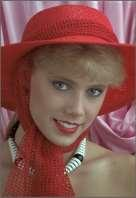
#> input picture 3/pics/image.jpg, 136 x 198 px
$ python part1cFFT.py ../3/pics/image.jpg
#> lines starting #> are read from the running program, lines starting #| are printed output that depends on the picture; long printed decimals are rounded
# PART 3 DCT
# importing PIL -- useful in reading/writing/viewing images
from PIL import Image
# importing math -- useful in tan inverse, cos(theta) etc
import math
# importing numpy -- useful in matrix operations
import numpy as np
# importing numpy -- useful in matrix operations
import matplotlib.pyplot as plt
#importing sys library
import sys
# importin g scipy
from scipy import fftpack
# function to read image at a given path
def readImage(path):
#> called with path = '../3/pics/image.jpg'
    return np.asarray(Image.open(path))
#> returned value is the input picture: shape (198, 136, 3); mean R, G, B 131.8, 83.6, 78.4

# convert np.array to Image.object
def getImage(img,mode1):
    return Image.fromarray(img, mode = mode1 )

def getArray(img):
    return np.asarray(img)

def saveImage(newimg,mode1,image_name):
	newimg=Image.fromarray(newimg,mode=mode1)
	newimg.save(image_name)

def MSE(image1 , image2):
	prod = 1
	for i in image1.shape:
		prod *= i
	temp = image1.astype(np.float64) - image2.astype(np.float64)
	temp = temp*temp
	MSE = np.sum(temp)*1.0/prod
	return MSE

def fourier(im,thereshold = 5):
#> called with thereshold = 100
	print("thereshold: "+ str(thereshold))
	im_fft = fftpack.fft2(im)
	im_fft_mag = np.abs(im_fft)
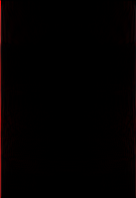
#> im_fft_mag: shape (198, 136, 3) float64; mean of channels 0, 1, 2 808.6, 154.6, 154.6; drawn with min black and max white
	count = 0

	count = np.sum(im_fft_mag<thereshold)
#> count = 51666
	im_fft[im_fft_mag<thereshold] = 0
	decompressed_image = np.abs(fftpack.ifft2(im_fft))
	decompressed_image[decompressed_image > 255] = 255
#> decompressed_image: shape (198, 136, 3) float64; mean of channels 0, 1, 2 131.8, 83.6, 78.4
	decompressed_image[decompressed_image < 0] = 0
	decompressed_image = decompressed_image.astype(np.uint8)
	saveImage(decompressed_image,"RGB","fourier_compression_"+str(thereshold)+"_"+sys.argv[1][:-4]+".jpg")

	prod = 1
	for i in im_fft.shape:
		prod = prod * i
#> after the loop, prod = 80784

	print("compression_ratio = "+str(((prod)/((prod)-count))))
#| compression_ratio = 2.774
	saveImage(20*np.log(1+im_fft_mag).astype(np.uint8) , 'RGB' , 'image.jpg')
#> call 2 of saveImage, with mode1 = 'RGB', image_name = 'image.jpg'
#> in saveImage (call 2), `newimg=Image.fromarray(newimg,mode=mode1)`:
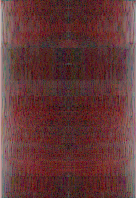
#> newimg: PIL image 136x198 RGB; mean R, G, B 99.5, 56.6, 56.6
	print("MSE: "+str(MSE(im,decompressed_image)))
#> in MSE, `MSE = np.sum(temp)*1.0/prod`: MSE = 2.23
#| MSE: 2.228

im = readImage(sys.argv[1])
fourier(im, 100)
fourier(im, 200)
#> in fourier (call 2), `decompressed_image[decompressed_image > 255] = 255`: decompressed_image: shape (198, 136, 3) float64; mean of channels 0, 1, 2 131.8, 83.6, 78.4
#| compression_ratio = 4.039
#| MSE: 8.203
fourier(im, 500)
#> in fourier (call 3), `decompressed_image[decompressed_image > 255] = 255`: decompressed_image: shape (198, 136, 3) float64; mean of channels 0, 1, 2 131.8, 83.6, 78.4
#| compression_ratio = 8.203
#| MSE: 41.916
fourier(im, 600)
#> in fourier (call 4), `decompressed_image[decompressed_image > 255] = 255`: decompressed_image: shape (198, 136, 3) float64; mean of channels 0, 1, 2 131.8, 83.6, 78.4
#| compression_ratio = 9.525
#> in MSE (call 4), `temp = image1.astype(np.float64) - image2.astype(np.float64)`:
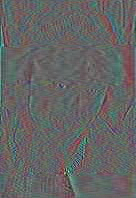
#> temp: shape (198, 136, 3) float64; mean R, G, B 0.5, 0.5, 0.5; drawn with min black and max white
#> in MSE (call 4), `MSE = np.sum(temp)*1.0/prod`: MSE = 54.42
#| MSE: 54.422
fourier(im, 700)
#> in fourier (call 5), `decompressed_image[decompressed_image > 255] = 255`: decompressed_image: shape (198, 136, 3) float64; mean of channels 0, 1, 2 131.8, 83.6, 78.4
#| compression_ratio = 11.020
#> in MSE (call 5), `temp = image1.astype(np.float64) - image2.astype(np.float64)`:
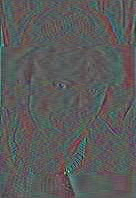
#> temp: shape (198, 136, 3) float64; mean R, G, B 0.5, 0.5, 0.5; drawn with min black and max white
#> in MSE (call 5), `MSE = np.sum(temp)*1.0/prod`: MSE = 69.03
#| MSE: 69.026
fourier(im, 800)
#> in fourier (call 6), `decompressed_image[decompressed_image > 255] = 255`: decompressed_image: shape (198, 136, 3) float64; mean of channels 0, 1, 2 131.8, 83.6, 78.4
#| compression_ratio = 12.501
#| MSE: 83.806
fourier(im, 1000)
#> in fourier (call 7), `decompressed_image[decompressed_image > 255] = 255`: decompressed_image: shape (198, 136, 3) float64; mean of channels 0, 1, 2 131.8, 83.6, 78.4
#| compression_ratio = 15.927
#> in MSE (call 7), `temp = image1.astype(np.float64) - image2.astype(np.float64)`:
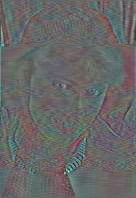
#> temp: shape (198, 136, 3) float64; mean R, G, B 0.5, 0.5, 0.5; drawn with min black and max white
#> in MSE (call 7), `MSE = np.sum(temp)*1.0/prod`: MSE = 117.7
#| MSE: 117.725
fourier(im, 1100)
#> in fourier (call 8), `decompressed_image[decompressed_image > 255] = 255`: decompressed_image: shape (198, 136, 3) float64; mean of channels 0, 1, 2 131.8, 83.6, 78.4
#| compression_ratio = 17.888
#| MSE: 136.177
fourier(im, 1200)
#> in fourier (call 9), `count = np.sum(im_fft_mag<thereshold)`: count = 76716
#> in fourier (call 9), `decompressed_image[decompressed_image > 255] = 255`: decompressed_image: shape (198, 136, 3) float64; mean of channels 0, 1, 2 131.8, 83.6, 78.4
#> in fourier (call 9), `decompressed_image = decompressed_image.astype(np.uint8)`:
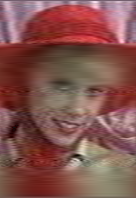
#> decompressed_image: shape (198, 136, 3); mean of channels 0, 1, 2 131.3, 83.1, 77.9; drawn as R, G, B
#| compression_ratio = 19.858
#> in MSE (call 9), `temp = image1.astype(np.float64) - image2.astype(np.float64)`:
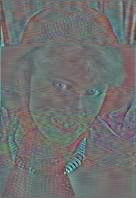
#> temp: shape (198, 136, 3) float64; mean R, G, B 0.5, 0.5, 0.5; drawn with min black and max white
#> in MSE (call 9), `MSE = np.sum(temp)*1.0/prod`: MSE = 154.1
#| MSE: 154.117
fourier(im, 1300)
#| compression_ratio = 21.451
#| MSE: 168.390
fourier(im, 1400)
#| compression_ratio = 23.187
#| MSE: 184.080
fourier(im, 1500)
#| compression_ratio = 25.388
#| MSE: 203.106
fourier(im, 1500)
#| compression_ratio = 25.388
#| MSE: 203.106
fourier(im, 1600)
#| compression_ratio = 27.072
#| MSE: 217.454
fourier(im, 1700)
#| compression_ratio = 28.6875
#| MSE: 231.446
fourier(im, 1800)
#| compression_ratio = 30.370
#| MSE: 245.933
fourier(im, 2000)
#| compression_ratio = 35.154
#| MSE: 285.451
fourier(im, 2200)
#| compression_ratio = 40.271
#| MSE: 324.481
